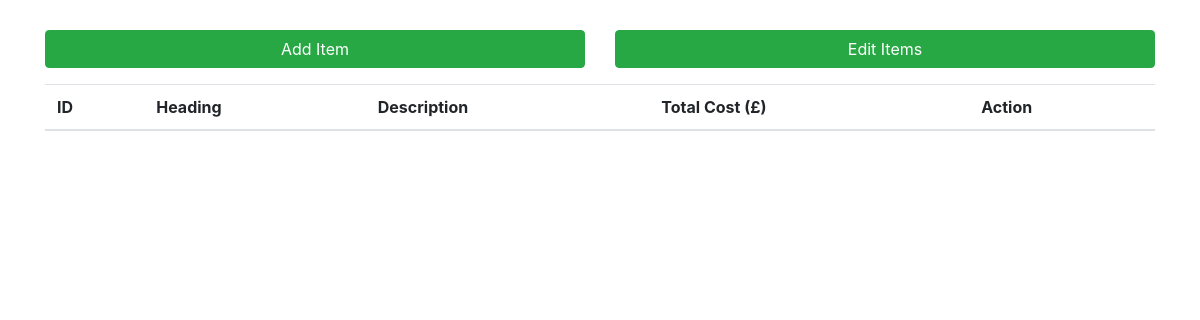
Page /budget_profile/ on the earlier database version.
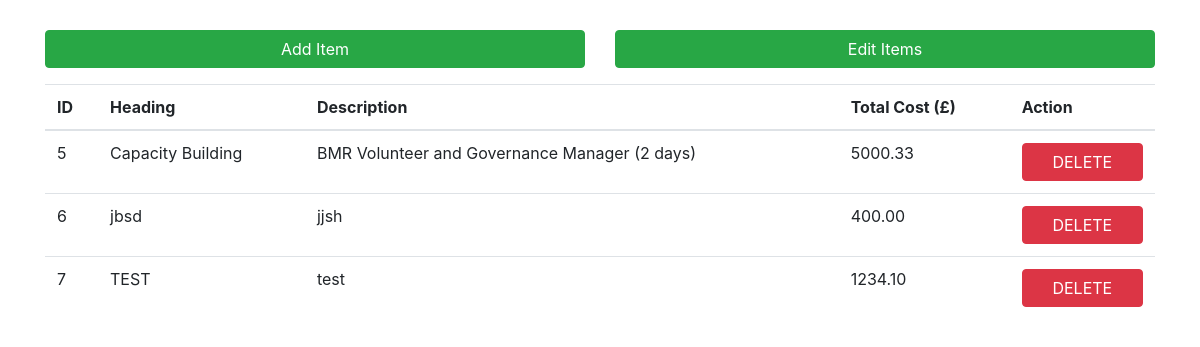
Same page on the later database version.
### fund/models.py (models this page shows)
class BudgetProfile(models.Model):
        ID = models.AutoField(primary_key=True)
        heading = models.TextField(max_length=300,null = True, blank = True)
        description = models.TextField(max_length=300, null = True, blank = True)
        totalCost = models.DecimalField(max_digits = 10,decimal_places = 2)
        objects=models.Manager()

### fund/views.py (the view)
# urls.py: path("budget_profile/",views.budgetProfile, name = "budget_profile"),
def budgetProfile(request):
	items = BudgetProfile.objects.all()
	return render(request,"fund/budgetProfile.html",{"items":items})

### templates/fund/budgetProfile.html (shortened to what this page needs)
{% load static %}
{% load bootstrap5 %}
<html>
<head>
    <link href="https://stackpath.bootstrapcdn.com/bootstrap/4.4.1/css/bootstrap.min.css" rel="stylesheet" >
</head>
<body>
<div class="container">
    <div class="row form-group" style="margin-top:30px;">
        <div class="col-lg-6">
            <button class="btn btn-block btn-success" id="insert_btn" data-toggle="modal" data-target="#insert_data">Add Item</button>
        </div>
        <div class="col-lg-6">
            <button class="btn btn-block btn-success" id="update_btn">Edit Items</button>
        </div>
    </div>
    <div class="row">
        <div class="col-lg-12">
            <div class="table">
                <table class="table">
                    <thead>
                    <tr>
                        <th>ID</th>
                        <th>Heading</th>
                        <th>Description</th>
                        <th>Total Cost (£)</th>
                        <th>Action</th>
                    </tr>
                    </thead>
                    <tbody>
                    {% for item in items %}
                    <tr>
                        <td>{{ item.ID }}</td>
                        <td class="editable" data-type="heading">{{ item.heading }}</td>
                        <td class="editable" data-type="description">{{ item.description }}</td>
                        <td class="editable" data-type="totalCost">{{ item.totalCost }}</td>
                        <td class="btn-td-block"><button class="btn btn-block btn-delete btn-danger">DELETE</button></td>
                    </tr>
                    {% endfor %}
                    </tbody>
                </table>
            </div>
        </div>
    </div>
</div>
</body>
</html>

Differences in the rows shown:
added BudgetProfile: ID "5", heading "Capacity Building", description "BMR Volunteer and Governance Manager (2 days)", totalCost "5000.33"
added BudgetProfile: ID "6", heading "jbsd", description "jjsh", totalCost "400.00"
added BudgetProfile: ID "7", heading "TEST", description "test", totalCost "1234.10"
